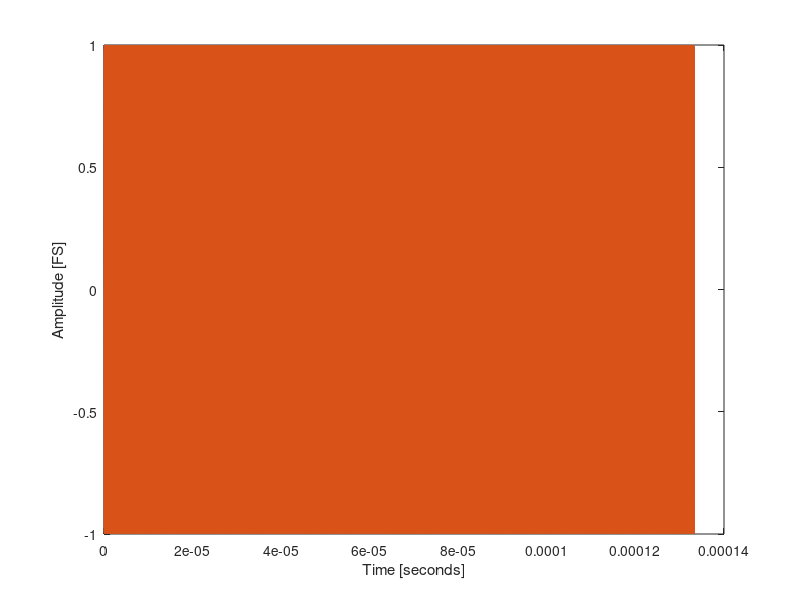
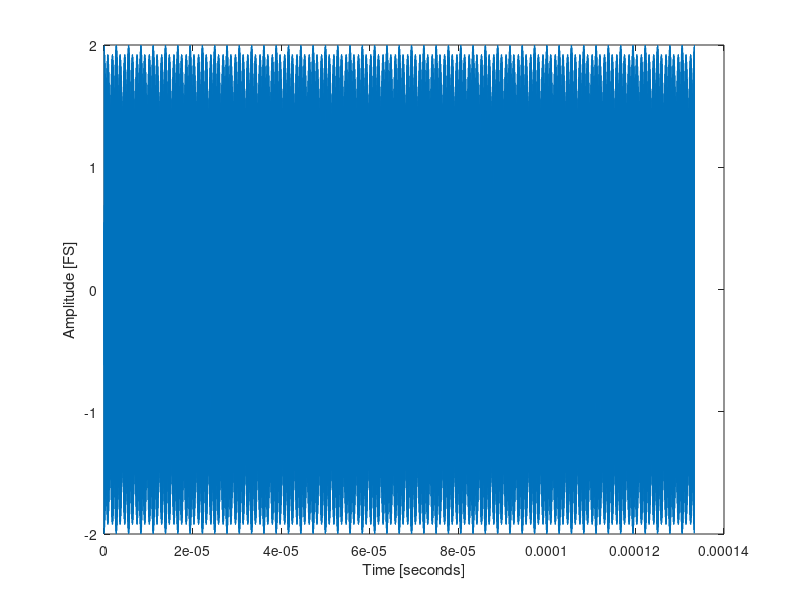
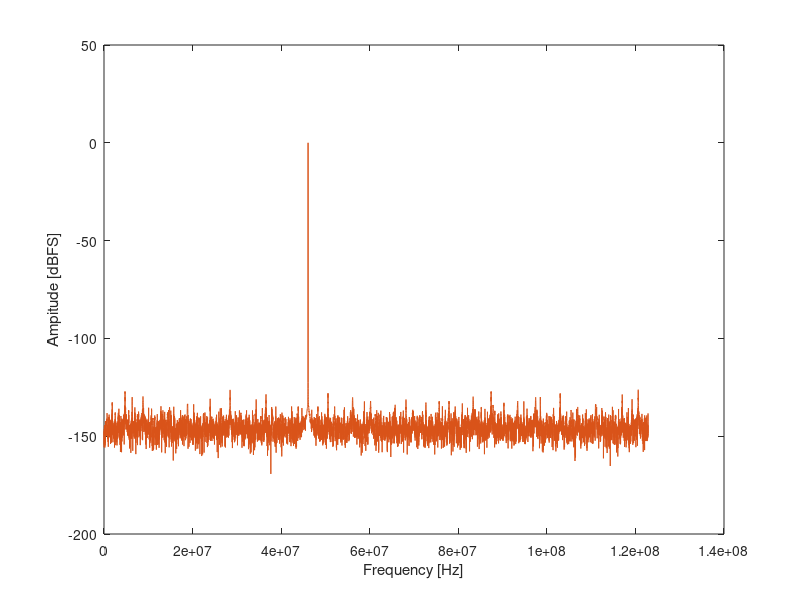
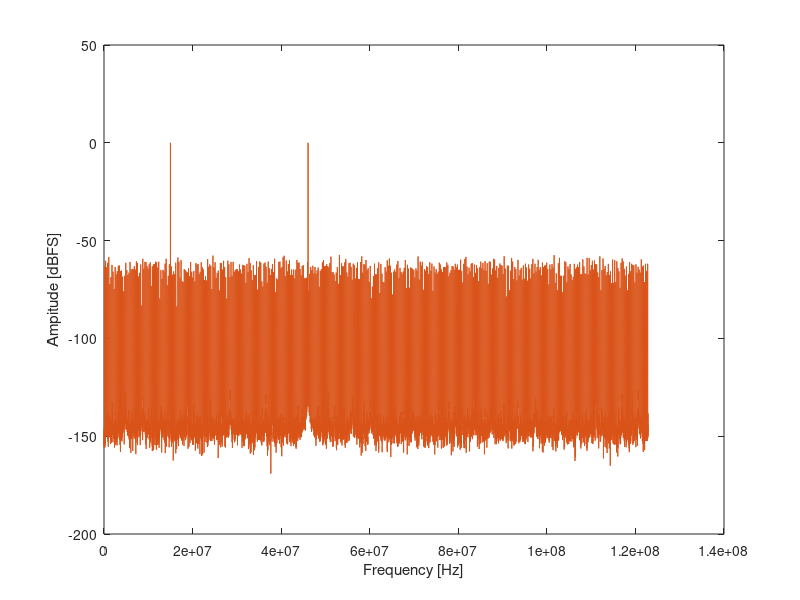

The MATLAB script that drew these images, in order:
%Collect file data
dds_sim = csvread('dds_simulation_out.csv'); 
%Extract file data
x_sin_out = dds_sim(:,1);
x_cos_out = dds_sim(:,2);
t_out = dds_sim(:,3);
t_out = t_out* 1e-12; %convert from pico seconds

N = length(t_out)
sim_time = t_out(N);
Ts = t_out(2);
Fs = 1/Ts;

next_N2 = nextpow2(N);
N2 = 2^(next_N2 - 1)

t = t_out(1:N2);

AMPL_WIDTH = 16;
PHASE_WIDTH = 16;

FULL_SCALE = 2^(AMPL_WIDTH-1) - 1;

x_sin_out_floating = x_sin_out(1:N2)/FULL_SCALE;
x_cos_out_floating = x_cos_out(1:N2)/FULL_SCALE;

figure(1); plot(t, x_sin_out_floating, t, x_cos_out_floating);
xlabel('Time [seconds]'); ylabel('Amplitude [FS]');

PHASE_INCREMENT = 3*16^3;

fundamental_frequency = Fs/(2^PHASE_WIDTH);

frequency = fundamental_frequency*PHASE_INCREMENT

x_sin_gold = 1e-32*randn(N2,1) + sin(2*pi*frequency*t);

x_error = x_sin_gold - x_sin_out_floating;
figure(2); plot(t, x_error);
xlabel('Time [seconds]'); ylabel('Amplitude [FS]');

%Spectral Analysis
X_sin_out = fft(x_sin_out_floating);
X_sin_out_Ampl = (1/N2).*(abs(X_sin_out(1:N2/2+1)));
X_sin_out_Ampl(2:N2/2) = 2*X_sin_out_Ampl(2:N2/2);
X_sin_out_Ampl_dB = 10*log10(X_sin_out_Ampl);

X_sin_gold = fft(x_sin_gold);
X_sin_gold_Ampl = (1/N2).*(abs(X_sin_gold(1:N2/2+1)));
X_sin_gold_Ampl(2:N2/2) = 2*X_sin_gold_Ampl(2:N2/2);
X_sin_gold_Ampl_dB = 10*log10(X_sin_gold_Ampl);

f = Fs*(0:1/N2:0.5);

figure(3); plot(f, X_sin_out_Ampl_dB, f, X_sin_gold_Ampl_dB);
xlabel('Frequency [Hz]'); ylabel('Ampitude [dBFS]');

X_error = fft(x_error);
X_error_Ampl = (1/N2).*(abs(X_error(1:N2/2+1)));
X_error_Ampl(2:N2/2) = 2*X_error_Ampl(2:N2/2);
X_error_Ampl_dB = 10*log10(X_error_Ampl);

figure(4); plot(f, X_sin_out_Ampl_dB, f, X_error_Ampl_dB);
xlabel('Frequency [Hz]'); ylabel('Ampitude [dBFS]');

%periodogram(x_sin_out(1:N2),rectwin(N2),N2,Fs);
